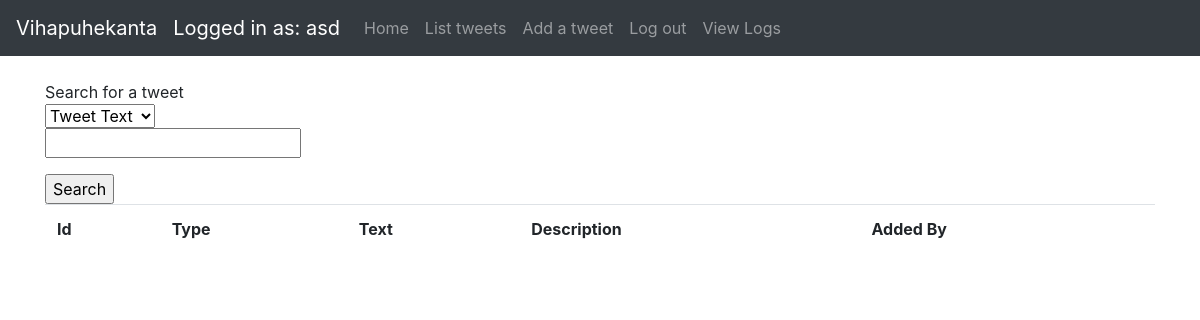
Page /tweets (signed in) on the earlier database version.
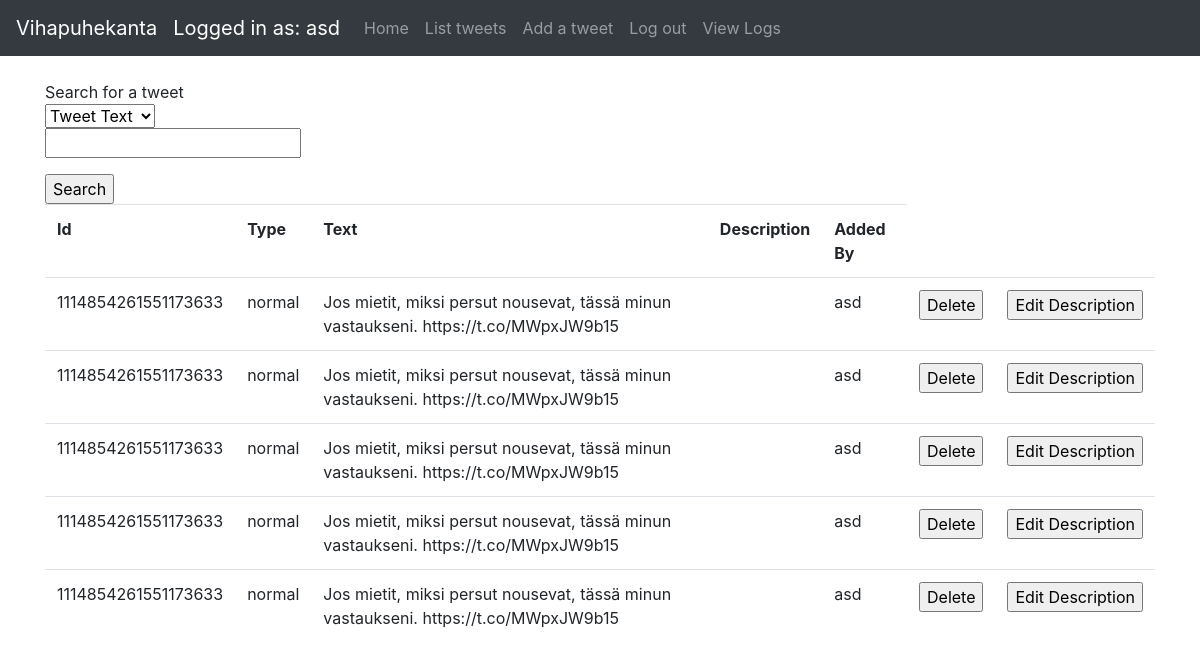
Same page on the later database version.
### application/auth/models.py (models this page shows, shortened)
class User(db.Model):
    __tablename__ = "account"
    id = db.Column(db.Integer, primary_key=True)
    date_created = db.Column(db.DateTime, default=db.func.current_timestamp())
    date_modified = db.Column(db.DateTime, default=db.func.current_timestamp(),
                              onupdate=db.func.current_timestamp())
    name = db.Column(db.String(144), nullable=False)
    username = db.Column(db.String(144), nullable=False)
    password = db.Column(db.String(144), nullable=False)
    tweets = db.relationship("Tweet", backref='account', lazy=True)

### application/tweets/models.py (models this page shows, shortened)
class Tweet(db.Model):
    id = db.Column(db.Integer, primary_key=True)
    date_created = db.Column(db.DateTime, default=db.func.current_timestamp())
    date_modified = db.Column(db.DateTime, default=db.func.current_timestamp(),
                              onupdate=db.func.current_timestamp())
    tweetid = db.Column(db.String(100))
    tweettype = db.Column(db.String(100))
    tweettext = db.Column(db.String(300))
    addedby = db.Column(db.String(100))
    tweetdescription = db.Column(db.String(100))
    account_id = db.Column(db.Integer, db.ForeignKey('account.id'),
                           nullable=False)

### application/tweets/views.py (the view)
@app.route("/tweets", methods=['GET', 'POST'])
@login_required
def tweets_index():
    search = TweetSearchForm(request.form)
    if request.method == 'POST':
        return search_results(search)
    tweets = tweet_query_user().all()
    return render_template("tweets/list.html", tweets=tweets, form=search)

### application/tweets/forms.py
class TweetSearchForm(Form):
    choices = [('Tweet Text', 'Tweet Text'), ('Tweet Type', 'Tweet Type')]
    select = SelectField('Search for tweets: ', choices=choices)
    search = StringField('')

### application/__init__.py (called while the page is built)
@login_manager.user_loader
def load_user(user_id):
    return User.query.get(user_id)

### application/tweets/views.py (called while the page is built)
def tweet_query_user():
    return db.session().query(Tweet).filter(Tweet.account_id == current_user.id)

### application/templates/tweets/list.html (shortened to what this page needs)
{% extends "layout.html" %}
{% block body %}
    {% if current_user.is_authenticated %}
        <div>Search for a tweet</div>
        <form method=post action="{{ url_for('tweets_index') }}">
            <d1>
                {{ form.select }}
                <p>
                    {{ form.search }}
            </d1>
            </p><input type="submit" value="Search"/>
        </form>
        <table class="table table-hover">
            <tr>
                <th>Id</th>
                <th>Type</th>
                <th>Text</th>
                <th>Description</th>
                <th>Added By</th>
            </tr>
            {% for tweet in tweets %}
                <tr>
                    <td>{{ tweet.tweetid }}</td>
                    <td>{{ tweet.tweettype }}</td>
                    <td>{{ tweet.tweettext }}</td>
                    <td>{{ tweet.tweetdescription }}</td>
                    <td>{{ tweet.addedby }}</td>
                    <td>
                        <form method="POST" action="{{ url_for('tweet_delete', id = tweet.id) }}">
                            <input type="submit" value="Delete">
                        </form>
                    </td>
                    <td>
                        <form method="GET" action="{{ url_for('tweets_view', id = tweet.id) }}">
                            <input type="submit" value="Edit Description">
                        </form>
                    </td>
                </tr>
            {% endfor %}
        </table>
    {% else %}
        <div>Log in</div>
    {% endif %}
{% endblock %}

### application/templates/layout.html (shortened to what this page needs)
<!DOCTYPE html>
<html>
<head>
    <link rel="stylesheet" href="https://maxcdn.bootstrapcdn.com/bootstrap/4.0.0/css/bootstrap.min.css"
>
</head>
<body>
<nav class="navbar navbar-expand-md navbar-dark bg-dark mb-4">
    <a class="navbar-brand" href="#">Vihapuhekanta</a>
    {% if current_user.is_authenticated %}
        <ul class="navbar-nav mr-auto">
            <li>
                <a class="navbar-brand" href="#">Logged in as: {{ current_user.name }}</a>
            </li>
            <li class="nav-item">
                <a class="nav-link" href="/">Home</a>
            </li>
            <li class="nav-item">
                <a class="nav-link" href="{{ url_for('tweets_index') }}">List tweets</a>
            </li>
            <li class="nav-item">
                <a class="nav-link" href="{{ url_for('tweets_form') }}">Add a tweet</a>
            </li>
            <li class="nav-item">
                <a class="nav-link" href="{{ url_for('auth_logout') }}">Log out</a>
            </li>
            <li class="nav-item">
                <a class="nav-link" href="{{ url_for('view_logs') }}">View Logs</a>
            </li>
        </ul>
    {% endif %}
</nav>
<main role="main" class="container">
    {% block body %}{% endblock %}
</main>
</body>
</html>

Differences in the rows shown:
added Tweet: tweetid "1114854261551173633", tweettype "normal", tweettext "Jos mietit, miksi persut nousevat, tässä minun vastaukseni. https://t.co/MWpxJW9b15", addedby "asd"
added Tweet: tweetid "1114854261551173633", tweettype "normal", tweettext "Jos mietit, miksi persut nousevat, tässä minun vastaukseni. https://t.co/MWpxJW9b15", addedby "asd"
added Tweet: tweetid "1114854261551173633", tweettype "normal", tweettext "Jos mietit, miksi persut nousevat, tässä minun vastaukseni. https://t.co/MWpxJW9b15", addedby "asd"
added Tweet: tweetid "1114854261551173633", tweettype "normal", tweettext "Jos mietit, miksi persut nousevat, tässä minun vastaukseni. https://t.co/MWpxJW9b15", addedby "asd"
added Tweet: tweetid "1114854261551173633", tweettype "normal", tweettext "Jos mietit, miksi persut nousevat, tässä minun vastaukseni. https://t.co/MWpxJW9b15", addedby "asd"
